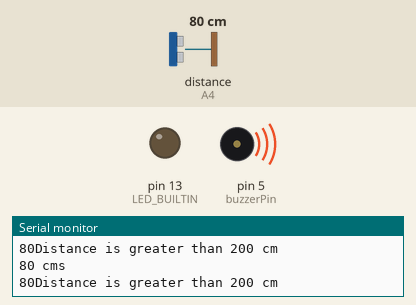
The sketch below on a simulated Arduino Uno, built with avr-gcc and run on an emulated ATmega328P. Shown: output pins drawn as LEDs (lit = HIGH), buzzer (waves = sounding, pin HIGH), the last lines printed to the serial monitor. Wiring (inferred from the names in the program): ultrasonic range finder: trigger A5; echo A4. Inputs (shaded band) come from the test bench; at power-on: distance to the obstacle (sensor on A4) 80 cm. The echo pulse lasts 58.3 µs per cm; pins used as bus, display or sensor lines are not drawn.

Above: at 1.3 s.
1.4 s: distance to the obstacle (sensor on A4) set to 57 cm
2.9 s: distance to the obstacle (sensor on A4) set to 46 cm
At 4.2 s:
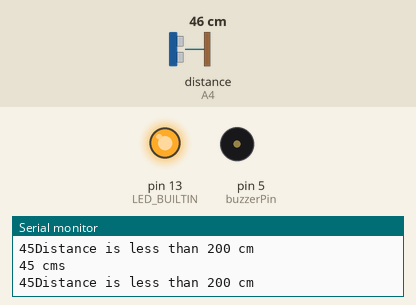
4.5 s: distance to the obstacle (sensor on A4) set to 120 cm
At 5.0 s:
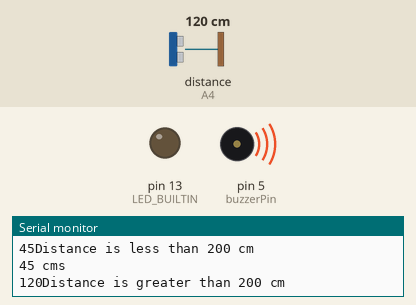
6.0 s: distance to the obstacle (sensor on A4) set to 18 cm
At 6.8 s:
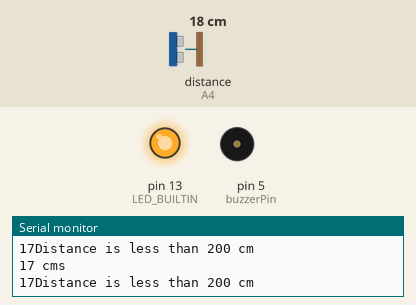
Timing chart, 0 to 8.5 s (numbered marks = the images above; inputs shaded):
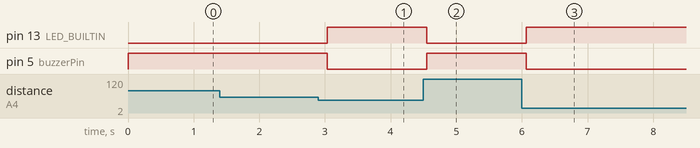

Measured:
- the behaviour switches between 52 and 51 cm on distance to the obstacle (sensor on A4) (found by bisection; images 0 and 1)
- after the input at 2.9 s, pin 13 (LED_BUILTIN): LOW → HIGH after 0.13 s; pin 5 (buzzerPin): HIGH → LOW after 0.13 s
- after the input at 4.5 s, pin 13 (LED_BUILTIN): HIGH → LOW after 0.05 s; pin 5 (buzzerPin): LOW → HIGH after 0.05 s
- after the input at 6.0 s, pin 13 (LED_BUILTIN): LOW → HIGH after 0.07 s; pin 5 (buzzerPin): HIGH → LOW after 0.07 s

The sketch:

ultra_sound_sensor.ino
```cpp
#include "Arduino.h"

int Echo = A4;
int Trig = A5;
int distance = 0;
int buzzerPin = 5;

int Distance_test(){
  digitalWrite(Trig, LOW);
  delayMicroseconds(2);
  digitalWrite(Trig, HIGH);
  delayMicroseconds(10);
  digitalWrite(Trig, LOW);
  //delayMicroseconds(1000);
  float Fdistance = pulseIn(Echo, HIGH);
  Fdistance = Fdistance /58;
  Serial.print(distance);
  Serial.println(" cms");
  return (int)Fdistance;
}

void setup()
{
  pinMode(LED_BUILTIN, OUTPUT);
  pinMode(Trig, OUTPUT);
  pinMode(Echo, INPUT);                       // configuring pin 7 as Input
  pinMode(buzzerPin, OUTPUT);
  digitalWrite(buzzerPin, HIGH);
  Serial.begin(9600);
  Serial.println();
  }

void loop()
{
 distance = Distance_test();
 Serial.print(distance);
 if(distance <= 50){
 Serial.println("Distance is less than 200 cm");
 digitalWrite(LED_BUILTIN, HIGH);
 digitalWrite(buzzerPin, LOW);                        //Sound buzzer

}
else{
 Serial.println("Distance is greater than 200 cm");
 digitalWrite(LED_BUILTIN, LOW);
 digitalWrite(buzzerPin, HIGH);
}
delay(500);
}
```
